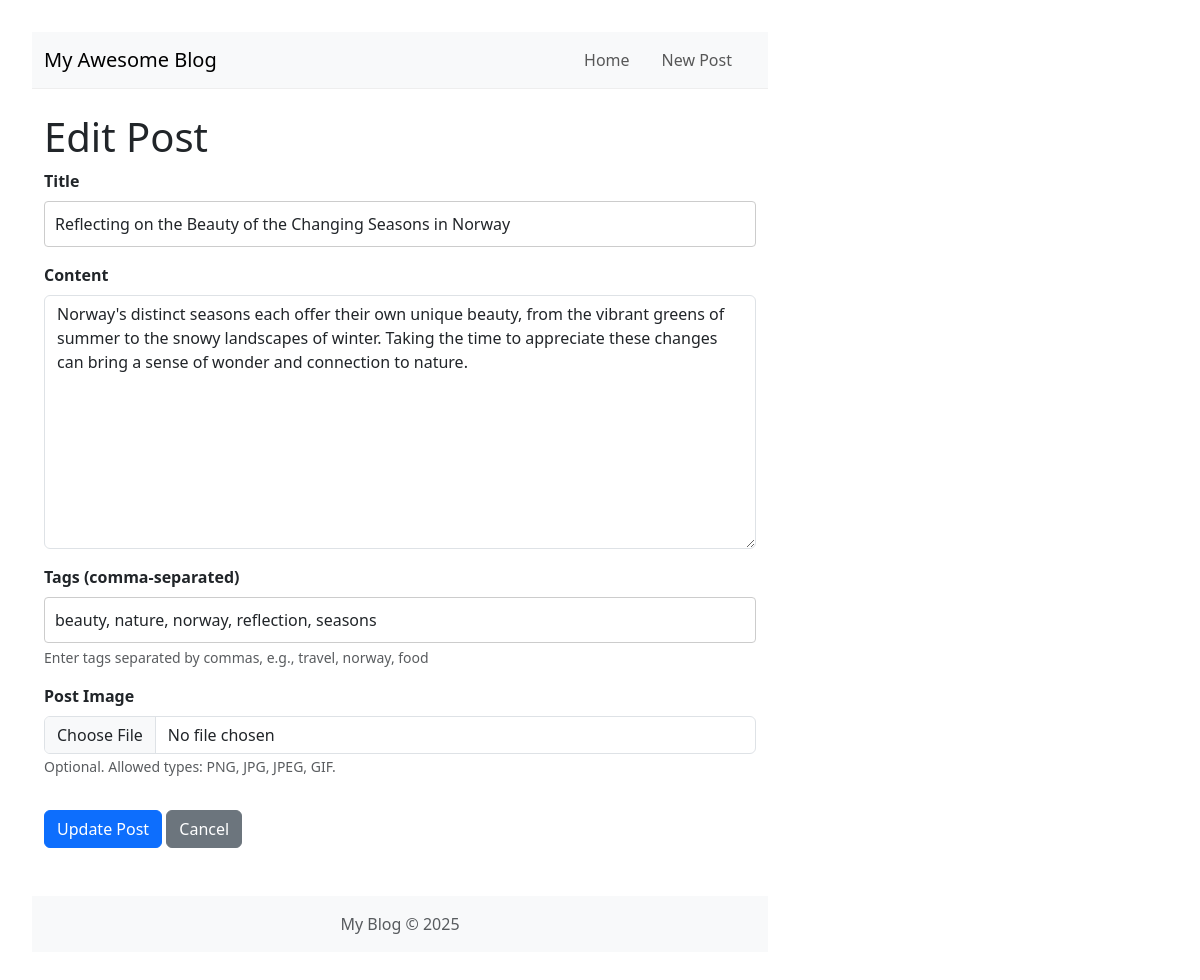
The app's page /post/25/edit, older data.
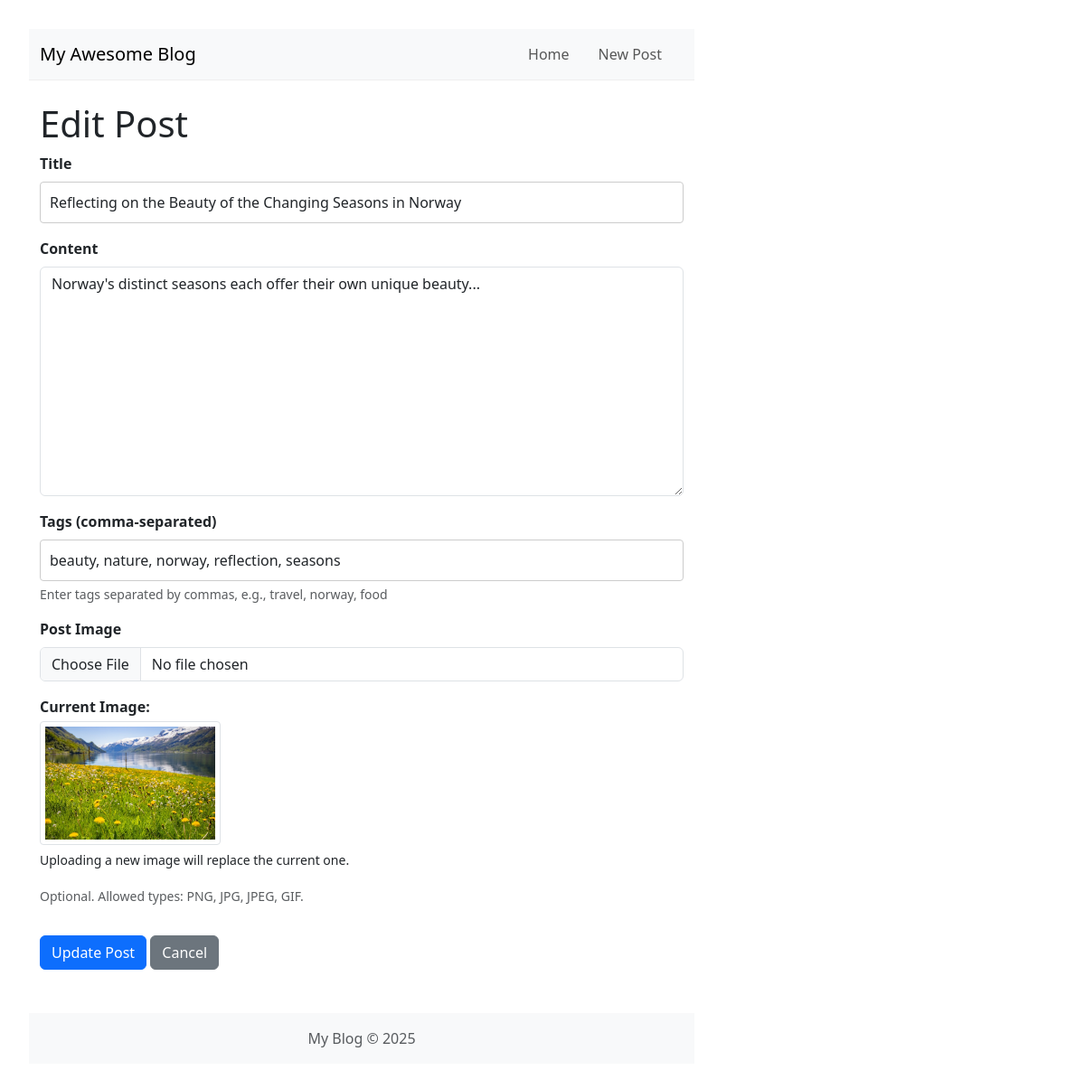
The same page, newer data.
### tables this page shows
CREATE TABLE posts (
    id INTEGER PRIMARY KEY AUTOINCREMENT, -- Unique identifier for each post
    title TEXT NOT NULL,                  -- Title of the blog post
    content TEXT NOT NULL,                -- Main body/content of the post
    published_date TIMESTAMP NOT NULL DEFAULT CURRENT_TIMESTAMP, -- When the post was created/published
    image_filename TEXt NULL               -- images 
);

### app.py (the view, shortened to what this page needs)
@app.route('/post/<int:post_id>/edit', methods=('GET', 'POST'))
def edit_post(post_id):
    post_data = db.get_post_by_id(post_id)
    if post_data is None:
        abort(404)
    current_tags = db.get_tags_for_post(post_id)
    tags_string = ', '.join([tag['name'] for tag in current_tags])
    post_for_template = dict(post_data)
    post_for_template['tags_string'] = tags_string
    return render_template('create_edit_post.html', post=post_for_template)

### app.py (called while the page is built)
@app.context_processor
def inject_now():
    return {'now': datetime.datetime.now(timezone.utc)}

### db.py (called while the page is built)
def get_db():
    if 'db' not in g:
        db_path = current_app.config.get('DATABASE', DEFAULT_DATABASE_PATH)
        try:
            g.db = sqlite3.connect(
                db_path,
                detect_types=sqlite3.PARSE_DECLTYPES | sqlite3.PARSE_COLNAMES
            )
            g.db.row_factory = sqlite3.Row # Keep using Row factory
        except sqlite3.Error as e:
            current_app.logger.error(f"Database connection failed for {db_path}: {e}")
            raise e # Or handle more gracefully
    return g.db

def get_post_by_id(post_id):
    conn = get_db()
    try:
        post = conn.execute(
            "SELECT id, title, content, published_date, image_filename FROM posts WHERE id = ?", (post_id,)
        ).fetchone()
        return post # Returns None if not found, which is expected
    except sqlite3.Error as e:
        current_app.logger.error(f"DB error in get_post_by_id for post {post_id}: {e}")
        return None

### templates/create_edit_post.html (shortened to what this page needs)
{% extends 'base.html' %}  {% block content %}
<h1>{% if post %}Edit Post{% else %}Create New Post{% endif %}</h1>
<form
  method="post"
  enctype="multipart/form-data"
  class="needs-validation"
  novalidate
>
  <div class="mb-3">
    <label for="title" class="form-label">Title</label>
    <input
      type="text"
      class="form-control"
      id="title"
      name="title"
      value="{{ request.form['title'] if request.form else (post.title if post else '') }}"
      required
    />
  </div>
  <div class="mb-3">
    <label for="content" class="form-label">Content</label>
    <textarea
      class="form-control"
      id="content"
      name="content"
      rows="10"
      required
    >
{{ request.form['content'] if request.form else (post.content if post else '') }}</textarea
    >
  </div>
  <div class="mb-3">
    <label for="tags" class="form-label">Tags (comma-separated)</label>
    <input
      type="text"
      class="form-control"
      id="tags"
      name="tags"
      value="{{ request.form['tags'] if request.form else (post.tags_string if post else '') }}"
    />
    <div class="form-text">
      Enter tags separated by commas, e.g., travel, norway, food
    </div>
  </div>
  <div class="mb-3">
    <label for="image" class="form-label">Post Image</label>
    <input
      type="file"
      class="form-control"
      id="image"
      name="image"
      accept="image/png, image/jpeg, image/gif"
    />
    {% if post and post.image_filename %}
    <div class="mt-3">
      <p class="mb-1"><strong>Current Image:</strong></p>
      <img
        src="{{ url_for('static', filename=post.image_filename) }}"
        alt="Current post image"
        style="
          max-width: 200px;
          height: auto;
          border: 1px solid #dee2e6;
          padding: 5px;
          border-radius: 0.25rem;
        "
      />
      <p class="mt-1">
        <small>Uploading a new image will replace the current one.</small>
      </p>
    </div>
    {% endif %}
    <small class="form-text text-muted"
      >Optional. Allowed types: PNG, JPG, JPEG, GIF.</small
    >
  </div>
  <button type="submit" class="btn btn-primary mt-3">
    {% if post %}Update Post{% else %}Create Post{% endif %}
  </button>
  <a
    href="{{ url_for('post', post_id=post.id) if post else url_for('index') }}"
    class="btn btn-secondary mt-3"
    >Cancel</a
  >
</form>
{% endblock %}

Row changes from the older to the newer data that the page shows:
changed posts "Reflecting on the Beauty of the Changing Seasons in Norway": content "…offer their own unique beauty, from the vibrant greens of summer to the snowy landscapes of winter. Taking the time to appreciate these changes can bring a sense of wonder and connection to nature." → "Norway's distinct seasons each offer their own unique beauty..."; image_filename: picture added
Text that changed along with them:
text now shown: "Current Image: Uploading a new image will replace the current one."
